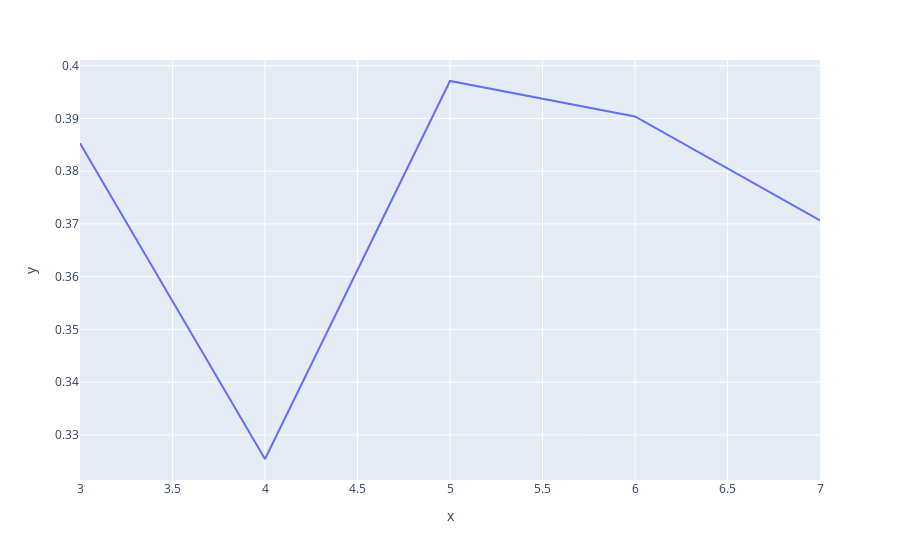

The notebook cell saved with this chart:
### Code cell
# visualizing silhouette score to estimate possible silhouette score outcomes

px.line(x=n_clusters_list, y=ss)

### Figure 1 — Plotly figure (JSON) as saved in the notebook; plotly's stock layout.template omitted (floating-point values rounded to 4 significant figures)
{"data": [{"hovertemplate": "x=%{x}<br>y=%{y}<extra></extra>", "legendgroup": "", "line": {"color": "#636efa", "dash": "solid"}, "marker": {"symbol": "circle"}, "mode": "lines", "name": "", "orientation": "v", "showlegend": false, "type": "scatter", "x": [3, 4, 5, 6, 7], "xaxis": "x", "y": [0.3853, 0.3254, 0.3971, 0.3904, 0.3707], "yaxis": "y"}], "layout": {"legend": {"tracegroupgap": 0}, "margin": {"t": 60}, "xaxis": {"anchor": "y", "domain": [0, 1], "title": {"text": "x"}}, "yaxis": {"anchor": "x", "domain": [0, 1], "title": {"text": "y"}}}}
